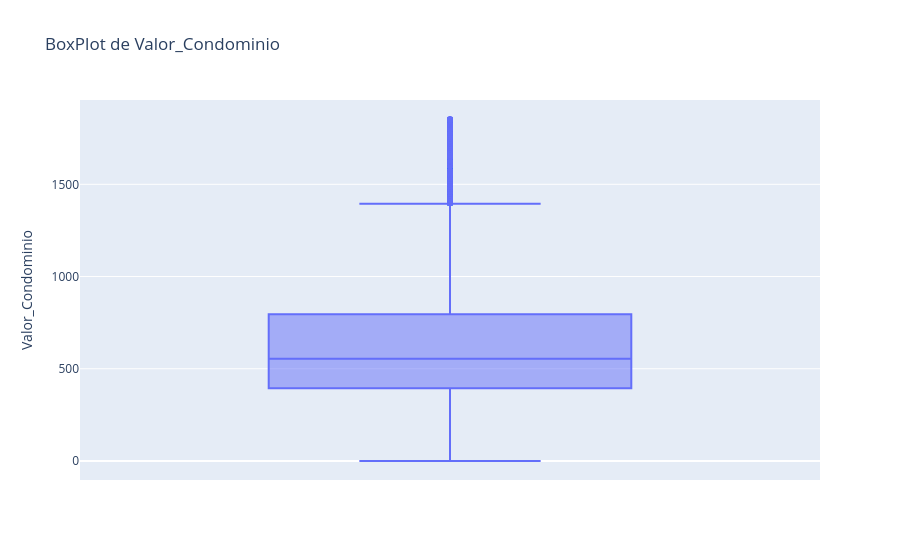

Notebook cell for this chart:
### Code cell
fig = px.box(df, y='Valor_Condominio', title='BoxPlot de Valor_Condominio')
fig.show()

### Figure 1 — Plotly figure (JSON) as saved in the notebook; plotly's stock layout.template omitted (floating-point values rounded to 4 significant figures; data arrays with more than 128 entries replaced by an {"elided": "..."} marker saying what was removed)
{"data": [{"alignmentgroup": "True", "hovertemplate": "Valor_Condominio=%{y}<extra></extra>", "legendgroup": "", "marker": {"color": "#636efa"}, "name": "", "notched": false, "offsetgroup": "", "orientation": "v", "showlegend": false, "type": "box", "x0": " ", "xaxis": "x", "y": {"elided": "7203 int values"}, "y0": " ", "yaxis": "y"}], "layout": {"boxmode": "group", "legend": {"tracegroupgap": 0}, "title": {"text": "BoxPlot de Valor_Condominio"}, "xaxis": {"anchor": "y", "domain": [0, 1]}, "yaxis": {"anchor": "x", "domain": [0, 1], "title": {"text": "Valor_Condominio"}}}}
